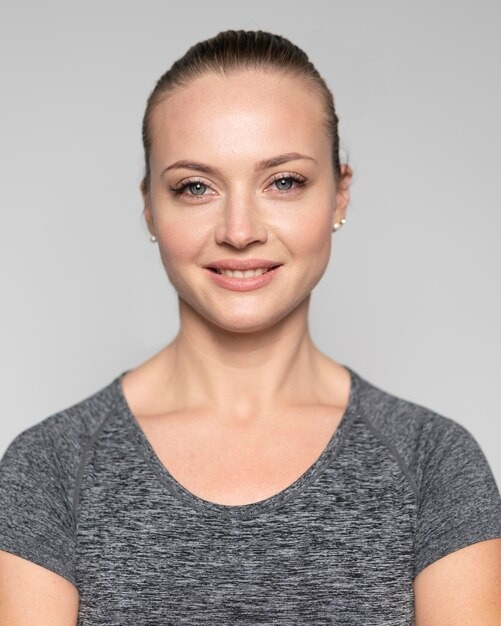
#> input picture 02/images/imgi_101_front-view-beautiful-man_23-2148780802.jpg, 501 x 626 px; its folder holds only this picture in this run
$ python CV_lesson14.py
#> lines starting #> are read from the running program, lines starting #| are printed output that depends on the picture; after the words box and inside, x2 and y2 are one past the last pixel; in counts of white or black regions, pixels touching at a corner belong together
import cv2
import numpy as np
import os
import shutil

PROJECT_DIR = os.path.dirname(__file__)

MODELS_DIR = os.path.join(PROJECT_DIR, 'models')
IMAGES_DIR = os.path.join(PROJECT_DIR, 'images')

OUT_DIR = os.path.join(PROJECT_DIR, 'out')
PEOPLE_DIR = os.path.join(OUT_DIR, 'people')
NO_PEOPLE_DIR = os.path.join(OUT_DIR, 'no_people')

os.makedirs(OUT_DIR, exist_ok=True)
os.makedirs(PEOPLE_DIR, exist_ok=True)
os.makedirs(NO_PEOPLE_DIR, exist_ok=True)

cascade_path = os.path.join(MODELS_DIR, 'haarcascade_frontalface_default.xml')

face_cascade = cv2.CascadeClassifier(cascade_path)

if face_cascade.empty():
    print('No face detected')
    exit()

def detect_people(img_bgr):
    gray = cv2.cvtColor(img_bgr, cv2.COLOR_BGR2GRAY)
    faces = face_cascade.detectMultiScale(gray, 1.1, 5, minSize=(30, 30))
    return faces

allowed_extensions = ['.jpg', '.jpeg', '.png', '.bmp']

files = os.listdir(IMAGES_DIR)

count_people = 0
count_no_people = 0

for filename in files:
    for extension in allowed_extensions:
        if not filename.lower().endswith(extension):
            continue

    in_path = os.path.join(IMAGES_DIR, filename)

    img = cv2.imread(in_path)
#> img is the input picture: shape (626, 501, 3); mean B, G, R 159.9, 164.8, 178.2

    if img is None:
        print('Image Not Found', filename)
        continue

    faces = detect_people(img)
#> in detect_people, `gray = cv2.cvtColor(img_bgr, cv2.COLOR_BGR2GRAY)`:
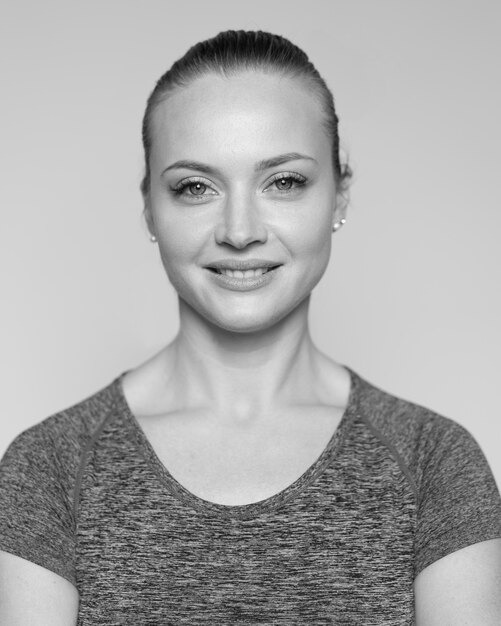
#> gray: shape (626, 501); min 0, max 254, mean 168.2
#> in detect_people, `faces = face_cascade.detectMultiScale(gray, 1.1, 5, minSize=(30, 30))`: faces = [[117, 89, 249, 249]]
#> faces = [[117, 89, 249, 249]]

    if len(faces) > 0:
        out_path = os.path.join(PEOPLE_DIR, filename)
        shutil.copy(in_path, out_path)
        count_people += 1

        boxed = img.copy()
        for (x, y, w, h) in faces:
            cv2.rectangle(boxed, (x, y), (x + w, y + h), (255, 0, 0), 2)
#> this loop made 1 pass
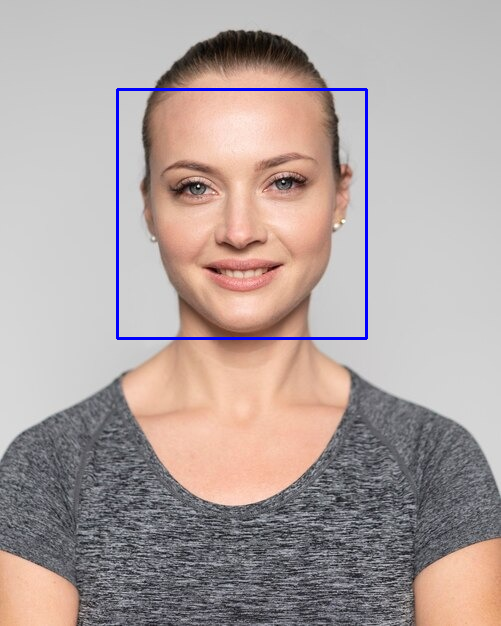
#> boxed: shape (626, 501, 3); 0.95% of pixels changed, all inside (x1, y1, x2, y2) = (116, 88, 368, 340)

        boxed_path = os.path.join(OUT_DIR, "boxed" + filename)
        cv2.imwrite(boxed_path, boxed)

    else:
        out_path = os.path.join(NO_PEOPLE_DIR, filename)
        shutil.copy(in_path, out_path)
        count_no_people += 1

print('People Detected:', count_people)
print('People Not Detected:', count_no_people)

$ run again, on 02/images/imgi_116_0125d00b6d7c069f62ca23cfababa1d0.jpg
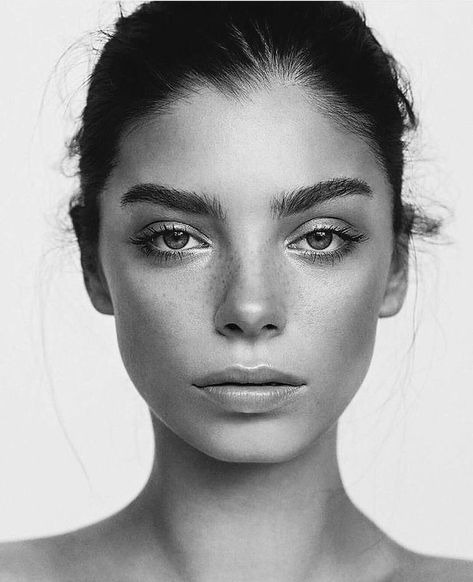
#> input picture 02/images/imgi_116_0125d00b6d7c069f62ca23cfababa1d0.jpg, 473 x 582 px
#> img is the input picture: shape (582, 473, 3); min 0, max 255, mean 161.9
#> in detect_people, `faces = face_cascade.detectMultiScale(gray, 1.1, 5, minSize=(30, 30))`: faces = [[75, 97, 344, 344]]
#> the loop `for (x, y, w, h) in faces:` made 1 pass
#> after the loop `for (x, y, w, h) in faces:`:
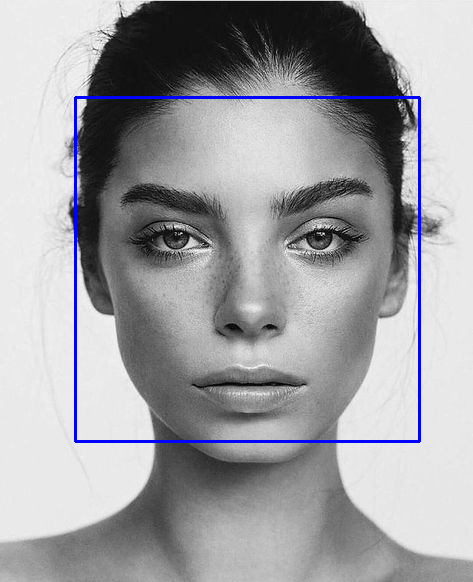
#> boxed: shape (582, 473, 3); 1.5% of pixels changed, all inside (x1, y1, x2, y2) = (74, 96, 421, 443)

$ run again, on 02/images/imgi_103_53586ef283004f65ccc4718bb40e5b05.jpg
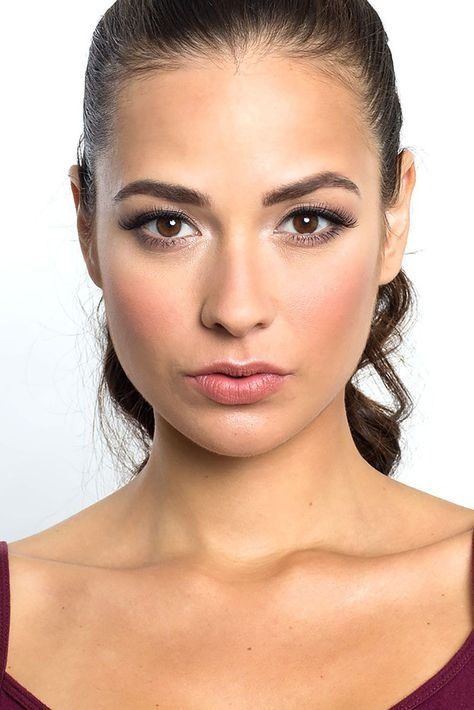
#> input picture 02/images/imgi_103_53586ef283004f65ccc4718bb40e5b05.jpg, 474 x 710 px
#> img is the input picture: shape (710, 474, 3); mean B, G, R 155.9, 177.1, 212.6
#> in detect_people, `gray = cv2.cvtColor(img_bgr, cv2.COLOR_BGR2GRAY)`:
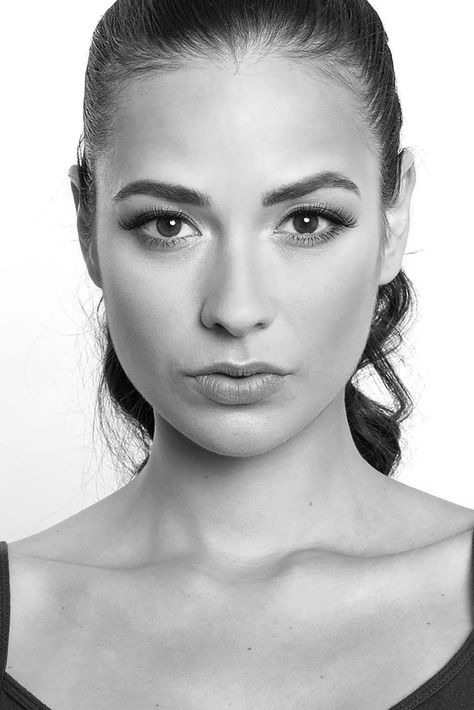
#> gray: shape (710, 474); min 0, max 255, mean 185.3
#> in detect_people, `faces = face_cascade.detectMultiScale(gray, 1.1, 5, minSize=(30, 30))`: faces = [[57, 85, 361, 361]]
#> the loop `for (x, y, w, h) in faces:` made 1 pass
#> after the loop `for (x, y, w, h) in faces:`:
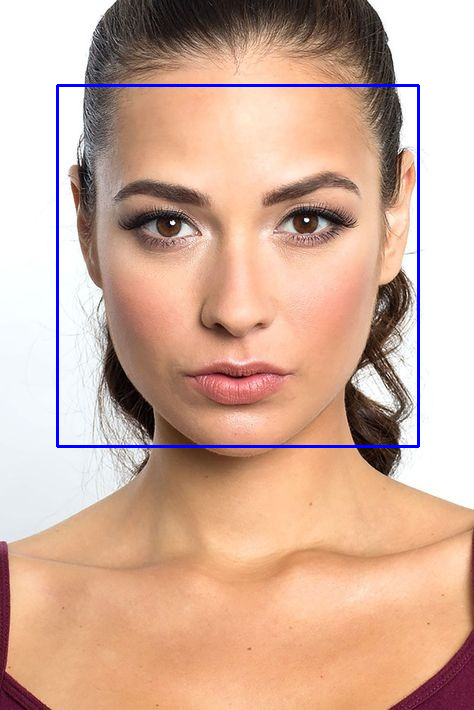
#> boxed: shape (710, 474, 3); 1.29% of pixels changed, all inside (x1, y1, x2, y2) = (56, 84, 420, 448)
